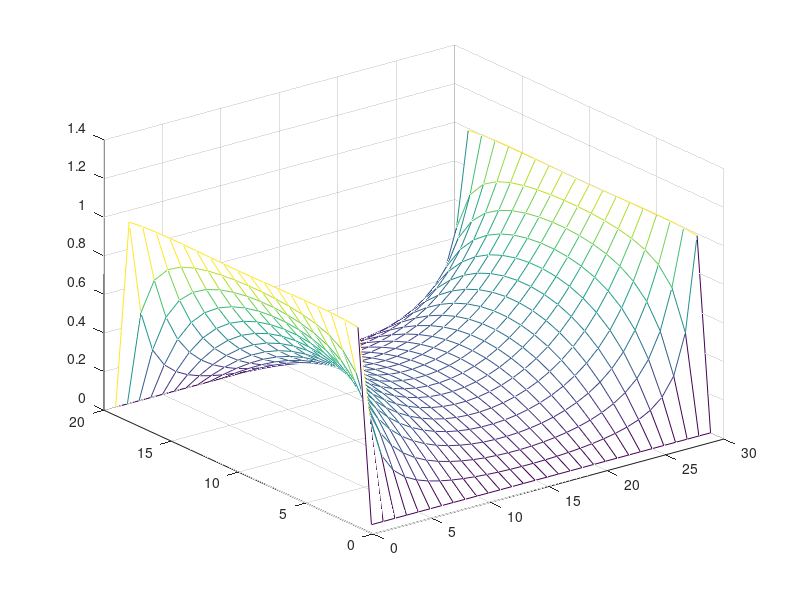

Reproduce this figure in MATLAB.
% Analytical Solution
clear;
clc;

W=20;
L=30;
V0=1;
N=300;
V=zeros(W,L);

n=1;
b = L/2;
a = W;

x=linspace(-b,b,30);
y=linspace(0,a,20);
[xx,yy]=meshgrid(x,y);
figure(3);
for n = 1:2:N
    Vp =(4*V0/pi)*(1/n)*(cosh(n*pi*xx/a)/cosh(n*pi*b/a)).*(sin(n*pi*yy/a));   
    V =V + Vp ;
    mesh(V);
    pause(0.001)
end


